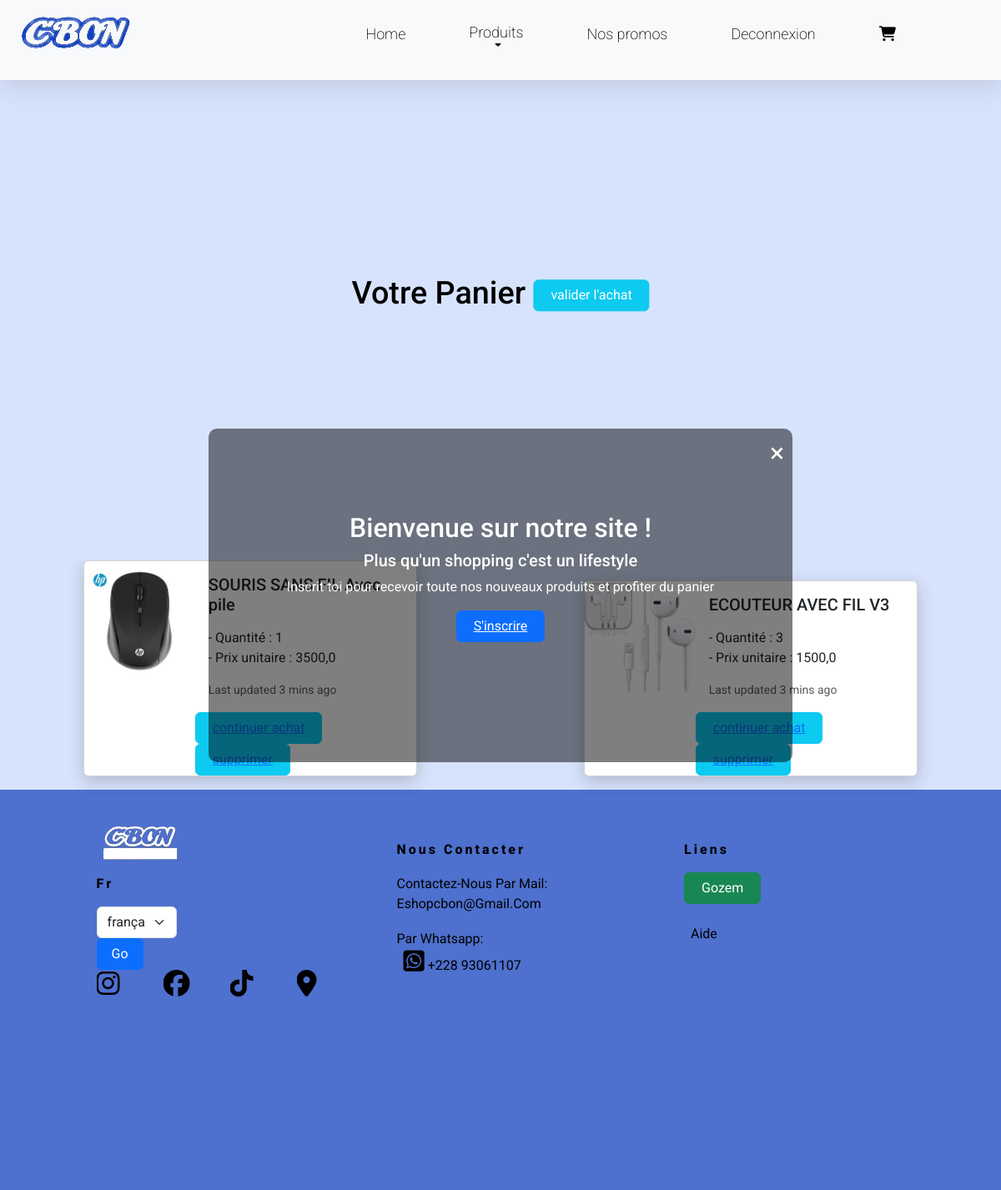
The app's page /cart/ (signed in), older data.
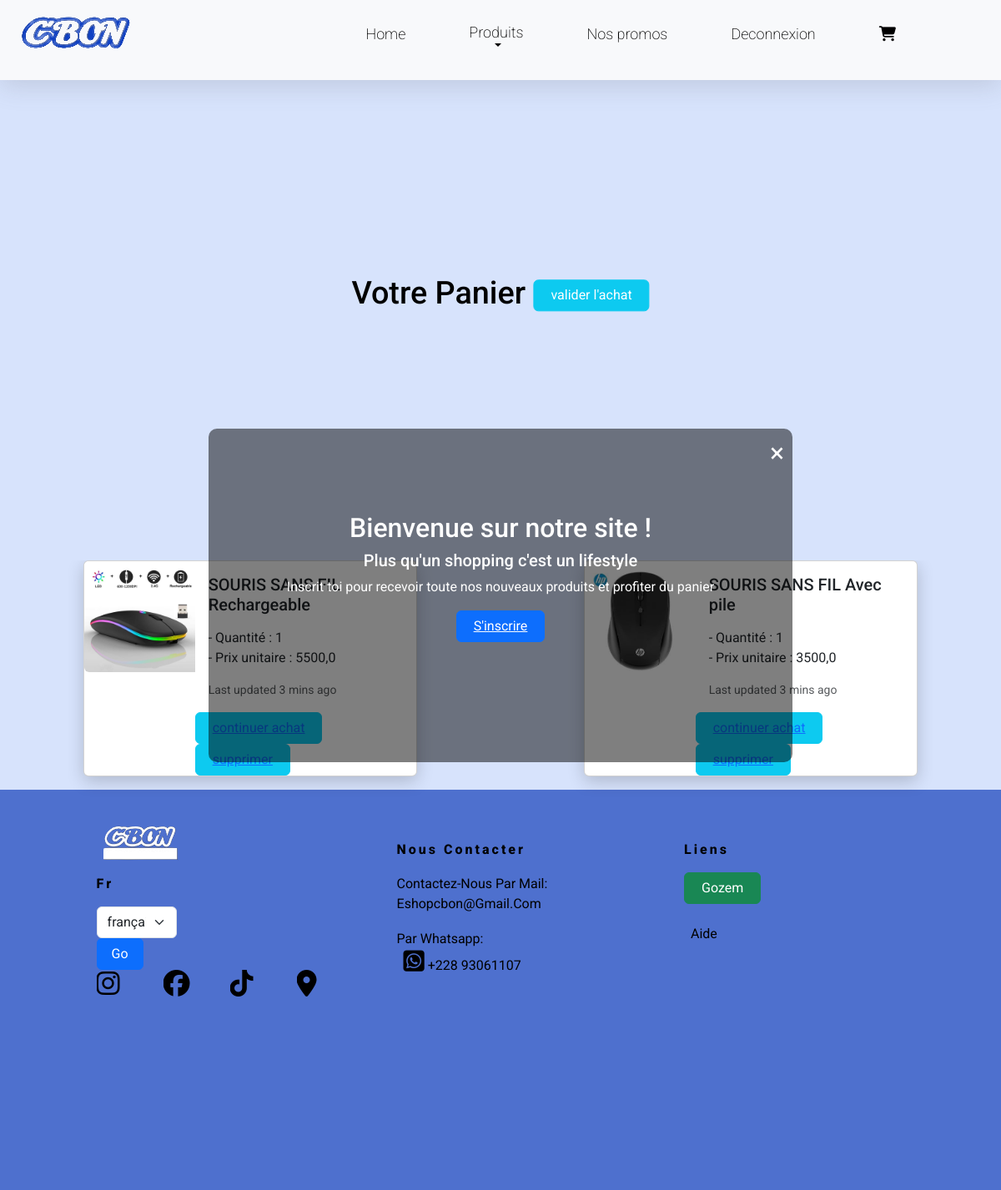
The same page, newer data.
### store/models.py (models this page shows, shortened)
class Order(models.Model):
    user= models.ForeignKey(AUTH_USER_MODEL,on_delete= models.CASCADE,blank=True, null=True)
    ordered= models.BooleanField(default=False)
    products= models.ForeignKey( product ,on_delete=models.CASCADE,blank=True,null=True, related_name="order")
    quantity= models.IntegerField(default=1)
    ordered = models.BooleanField( default=False)
    quantity = models.IntegerField(default=1)

class product (models.Model):
    name = models.CharField(max_length=128)
    slug= models.SlugField(max_length=228,default='', unique=True)
    subcategory = models.ForeignKey(SubCategory,on_delete=models.CASCADE,default=True,null=False,related_name='products')
    category = models.ForeignKey(Category,on_delete=models.CASCADE,default=True,null=False,related_name='products')
    prices= models.FloatField(default=0)
    discount_price= models.FloatField(blank=True, null=True)
    instock = models.IntegerField(default=0)
    description = models.TextField(blank=True)
    thumbnail = models.ImageField(upload_to ="product",blank=True ,null=True)

### accounts/views.py (the view)
# urls.py: path('cart/', cart ,name='cart'),
def cart(request):
    mycart = Cart.objects.filter(user=request.user)
    order = Order.objects.filter(user=request.user)
    products =  product.objects.all()
    context = {
        "mycart":mycart,
        "order": order,
        "products":products
    }
    return render(request, "store/cart.html", context)

### accounts/context_processors.py (called while the page is built)
def user_context(request):
    user= get_user(request)
    return{'user': user}

### store/templates/store/cart.html (shortened to what this page needs)
{% extends 'base.html' %}
    {% load i18n %}
{% block content %}
<div class='collection'  >
    <h1 style="text-align: right;position: absolute; top: 50%;left: 50%;transform: translate(-50%, -50%);color:#000000;font-size: 1cm;" >Votre Panier  <button type="button" class="btn btn-info"><a href="{% url 'checkout' %}" style='color:white ;text-decoration:none; list-style: none;' >{% trans "valider l'achat" %}</a></button>
  </h1>
</div>
 <div class='coll' style='background-color: #d7e3fc;display:flex;flex:wrap'>
    {% if mycart %}
        {% for item in mycart %}
            {% for order in item.orders.all %}
                <div class="card mb-3" style="max-width: 400px;">
                    <div class="row g-0">
                        <div class="col-md-4">
                            <img src="{{ order.products.thumbnail.url }}" class="img-fluid rounded-start" alt="{{ order.products.name }}" style="width:150px">
                        </div>
                        <div class="col-md-8">
                            <div class="card-body">
                                <h5 class="card-title">{{ order.products.name }} </h5>
                                <p class="card-text">
                                    <li>- Quantité : {{ order.quantity }} </li>
                                    <li>- Prix unitaire : {{ order.products.prices }}</li>
                                </p>
                                <p class="card-text"><small class="text-body-secondary">Last updated 3 mins ago</small></p>
                            </div>
                            <button type="button" class="btn btn-info"><a href="{% url 'product_list' %}" >{% trans "continuer achat" %}</a></button>
                            <button type="button" class="btn btn-info"><a href="{% url 'delete_cart' order_id=order.id %}" >{% trans "supprimer" %}</a></button>
                        </div>
                    </div>
                </div>
            {% endfor %}
        {% endfor %}
    {% else %}
        <p>Votre panier est vide</p>
    {% endif %}
</div>
  {% endblock  %}

### templates/base.html (shortened to what this page needs)
<html lang="fr">
  <head>
    {% load static %}
    {% load i18n %}
    {% load bootstrap5 %}
    {% bootstrap_css %}
    <link rel="stylesheet"  href="{% static 'store/css/style.css' %}" type="text/css" />
    <link href="https://cdn.jsdelivr.net/npm/bootstrap@5.3.2/dist/css/bootstrap.min.css" rel="stylesheet">
    </head>
  <body>
      <div class="popup" id="popup">
        <div class="popup-content" style="">
            <span class="close" style=" font-size:2rem" onclick="closePopup()">&times;</span>
            <h2>Bienvenue sur notre site !</h2>
            <h5>Plus qu'un shopping c'est un lifestyle</h5>
            <p>Inscrit toi pour recevoir toute nos nouveaux produits et profiter du panier</p>
            <button type="button" class="btn btn-primary" ><a href=" {% url 'signup' %} " style="color:#fff">{% trans "S'inscrire" %}</a></button>
        </div>
    </div>
    <div class="container-fluid" class="navbar-collapse">
      <div class="row" >
          <div class="col-sm-2" style="max-width: 100%;width:100%">
            {% block sidebar %}
            <h1 class='logo'> <img src="{% static 'store/image/logo_cbonfond(1).png' %} " alt="logo" ></h1>
            <ul class="sidebar-nav" style="margin-left:auto;margin-right:auto;">
                <li ><a href="{% url 'index' %}" >Home</a></li>
                <li id="side" class="nav-link dropdown-toggle" ><a href="{% url 'product_list' %}" >{% trans "Produits" %}</a>
                <li ><a href="{% url 'about' %}">{% trans "Nos promos" %}</a></li>
                {% if user.is_authenticated %}
                  <li><a href=" {% url 'logout' %} ">{% trans "Deconnexion" %}</a></li>
                  <li ><a href=" {% url 'cart' %} "><i class="fa-solid fa-cart-shopping"></i></a></li>
                  <li ><a href="#"></a></li>
              {% endif %}
            </ul>
            {% endblock %}
          </div>
          </div>
</div>
     {% block content %}
        {% endblock %}
     </body>
<foot>
  <div class="footbar">
    <div class="adresse">
      <div class='column'>
        <section class="column_1">
          <h1 > <img src="{% static 'store/image/removebg.png' %} " alt="logo" ></h1>
          {% get_current_language as LANGUAGE_CODE %}
          <h1> {{LANGUAGE_CODE}} </h1>
          <form action="{% url 'set_language' %}" method="post">{% csrf_token %}
            <select name="language" class="form-select" id="inputGroupSelect01" style="width:6rem">
                {% get_current_language as LANGUAGE_CODE %}
                {% get_available_languages as LANGUAGES %}
                {% get_language_info_list for LANGUAGES as languages %}
                {% for language in languages %}
                    <option value="{{ language.code }}"{% if language.code == LANGUAGE_CODE %}  selected="selected"{% endif %}>
                        {{ language.name_local }} ({{ language.code }})
                    </option>
                {% endfor %}
            </select>
            <input style="width:3.5rem" type="submit" value="Go" class="btn btn-primary"/>
        </form>
          <div class="column_" style="display:flex;">
            <a href="" data-replace="instagram" data-bs-toggle="modal" data-bs-target="#customModal"><i class="fa-brands fa-instagram" class="yogurt"style='colors: #000000'></i></a>
            <a href="https://www.facebook.com/profile.php?id=100066920756216" data-replace="facebook"><i class="fa-brands fa-facebook"class="yogurt"style='colors: #000000'></i></a>
            <a href="https://vm.tiktok.com/ZMjPkbYjo/" data-replace="tiktok"style='colors: #000000'><i class="fa-brands fa-tiktok"class="yogurt"></i></a>
            <a href="https://maps.app.goo.gl/vdjLA1tCev3GqLVt6" data-replace="Maps"style='colors: #000000'><i class="fa-solid fa-location-dot"class="yogurt"></i></a>
          </div>
      </section>
        <section class="column_2" >
          <div>
            <h1>{% trans "Nous contacter" %}</h1>
          </div>
          <div>
            <p>{% trans "Contactez-nous par mail:" %}
            </br>  eshopcbon@gmail.com</p>
            <p>{% trans "par whatsapp:" %} </br>
            <a href="https://api.whatsapp.com/send?phone=22893061107" ><i class="fa-brands fa-square-whatsapp" style="color: #000000;font-size: 1.8em"></i>    +228 93061107</a> </p>
          </div>
      </section>
      <section class="column_3">
        <div>
          <h1>{% trans "liens" %}</h1>
          <button type="button" class="btn btn-success" style='color: white
          background-color: rgb(46, 129, 35)'>
            <a href="https://pagelink.gozem.co/zxo8" style='color: white;' >Gozem</a>
          </button>
        </div></br>
        <a href="{% url "about" %}" style='color: #000000'> {% trans "Aide " %}</a>
      </section>
        </div>
      </div>
    </div>
  </foot>
</html>

Row changes from the older to the newer data that the page shows:
removed Order: products.thumbnail (picture), products.name "ECOUTEUR AVEC FIL V3", quantity "3", products.prices "1500,0"
added Order: products.thumbnail (picture), products.name "SOURIS SANS FIL Rechargeable", quantity "1", products.prices "5500,0"
